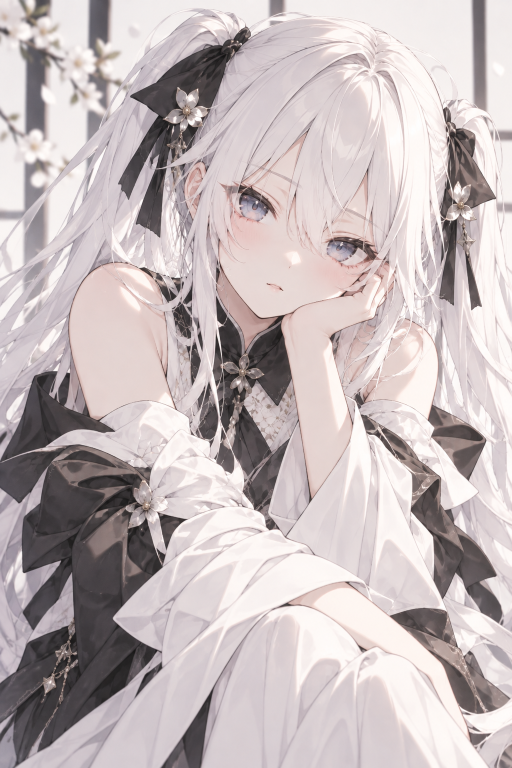
#> input picture sample.png, 1024 x 1536 px (shown at 1/2 size)
$ python render_photobook.py
#> lines starting #> are read from the running program, lines starting #| are printed output that depends on the picture; after the words box and inside, x2 and y2 are one past the last pixel; in counts of white or black regions, pixels touching at a corner belong together
"""Photobook rendering with perspective, lighting and transparent shadows."""
from pathlib import Path
import argparse
import io
from functools import lru_cache
import numpy as np
from PIL import Image, ImageDraw, ImageFilter, ImageOps, ImageCms

ROOT = Path(__file__).resolve().parents[1]
DEFAULT = ROOT / 'sample.png'
OUTPUT = ROOT / 'deliverables' / '画册封面渲染_透明底.png'


def cover_dimensions(path):
    """Read the displayed dimensions, including camera EXIF orientation."""
    with Image.open(path) as image:
        w, h = image.size
        if image.getexif().get(274) in (5, 6, 7, 8):
            w, h = h, w
        return w, h


def read_cover(path):
    with Image.open(path) as src:
        src = ImageOps.exif_transpose(src)
        profile = src.info.get('icc_profile')
        if profile:
            try:
                return ImageCms.profileToProfile(src, ImageCms.ImageCmsProfile(io.BytesIO(profile)),
                                                ImageCms.createProfile('sRGB'), outputMode='RGB')
            except (ValueError, OSError, ImportError):
                if b'sRGB' not in profile:
                    raise RuntimeError('此 Python 的 Pillow 缺少色彩管理模块；请使用 sRGB 封面，或安装完整 Pillow。')
        return src.convert('RGB')


def perspective(texture, corners, size):
    """Find inverse homography from output quadrilateral to texture pixels."""
    tw, th = texture.size
    matrix, rhs = [], []
    for (x, y), (u, v) in zip(corners, [(0, 0), (tw, 0), (tw, th), (0, th)]):
        matrix.extend([[x, y, 1, 0, 0, 0, -u*x, -u*y],
                       [0, 0, 0, x, y, 1, -v*x, -v*y]])
        rhs.extend([u, v])
    if abs(np.cross(np.asarray(corners[1])-corners[0], np.asarray(corners[3])-corners[0])) < .02:
        return Image.new('RGBA', size)
    coeff = np.linalg.solve(np.array(matrix), np.array(rhs))
    return texture.transform(size, Image.Transform.PERSPECTIVE, coeff,
                             Image.Resampling.BICUBIC)


@lru_cache(maxsize=4)
def preview_cover(path, modified):
    image = read_cover(path)
    image.thumbnail((1200, 1800), Image.Resampling.LANCZOS)
    return image


def book_geometry(width, thickness, rotate_x=22, rotate_y=14, rotate_z=-13, aspect=2/3):
    """Rotate a book matching the cover aspect, then project through a camera."""
    if not np.isfinite(aspect) or aspect <= 0:
        raise ValueError('封面宽高比必须为正数')
    angles = np.asarray([rotate_x, rotate_y, rotate_z], dtype=float)
    if not np.all(np.isfinite(angles)) or abs(rotate_x)>55 or abs(rotate_y)>55 or abs(rotate_z)>180:
        raise ValueError('X/Y 角度范围为 -55° 至 55°，Z 为 -180° 至 180°')
    x, y, z = np.radians(angles)
    cx, sx, cy, sy, cz, sz = np.cos(x), np.sin(x), np.cos(y), np.sin(y), np.cos(z), np.sin(z)
    rotation = np.array([[cz,-sz,0],[sz,cz,0],[0,0,1]]) @ np.array([[cy,0,sy],[0,1,0],[-sy,0,cy]]) @ np.array([[1,0,0],[0,cx,-sx],[0,sx,cx]])
    # Normalize the longest side so wide covers stay safely in front of the camera.
    half_h = 1/max(1, aspect)
    half_w = aspect*half_h
    front = np.array([[-half_w,-half_h,0],[half_w,-half_h,0],
                      [half_w,half_h,0],[-half_w,half_h,0]])
    back = front + [0,0,-.085*thickness]
    vertices = np.concatenate([front,back]) @ rotation.T
    projected = vertices[:,:2] * (6/(6-vertices[:,2:3]))
    span = np.ptp(projected,axis=0)
    factor = min(445, 860/span[0], 970/span[1]) * width/1000
    center = (projected.min(axis=0)+projected.max(axis=0))/2
    screen = (projected-center)*factor + np.array([.5,.55])*width
    return screen[:4], screen[4:], rotation


def render(source, output=None, width=2400, thickness=0.9, gloss=0.85, fit='contain',
           rotate_x=22, rotate_y=14, rotate_z=-13, transparent=True):
#> called with width = 2400, thickness = 0.9, gloss = 0.85, fit = 'contain', rotate_x = 22, rotate_y = 14, rotate_z = -13, transparent = True
    size = (int(width), round(width * 1.12))
    scale = width / 1000
    source_w, source_h = cover_dimensions(source)
#> in cover_dimensions, image is the input picture: PIL image 1024x1536 RGB; mean R, G, B 195.8, 185.3, 186.1
#> source_w = 1024; source_h = 1536
    aspect = source_w/source_h
#> aspect = 0.667
    q, base, rotation = book_geometry(width, thickness, rotate_x, rotate_y, rotate_z, aspect)
    # Shadows retain their own alpha; no white matte is baked into the export.
    canvas = Image.new('RGBA', size, (0, 0, 0, 0))
#> canvas: PIL image 2400x2688 RGBA; every value is 0

    def polygon(points, color):
        ImageDraw.Draw(canvas).polygon([tuple(p) for p in points], fill=color)

    # Area-light penumbra + narrower contact shadow, both anchored to the book.
    for shift, blur, alpha in [((10, 15), 13, 38), ((4, 7), 5, 49), ((1, 2), 1.5, 52)]:
        mask = Image.new('L', size)
        pts = base + np.array(shift) * scale
        ImageDraw.Draw(mask).polygon([tuple(p) for p in pts], fill=alpha)
        mask = mask.filter(ImageFilter.GaussianBlur(blur * scale))
        layer = Image.new('RGBA', size, (58, 53, 48, 0))
        layer.putalpha(mask)
        canvas = Image.alpha_composite(canvas, layer)
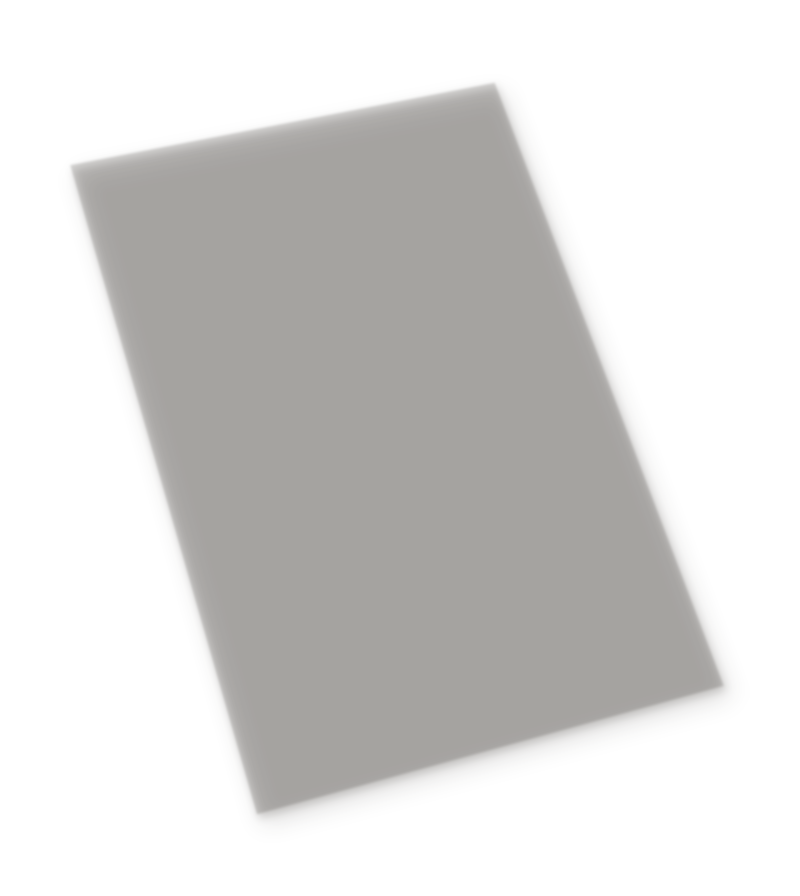
#> canvas: PIL image 2400x2688 RGBA (shown at 1/3 size); mean R, G, B, A 28.3, 25.9, 23.5, 48.9; transparent parts drawn white
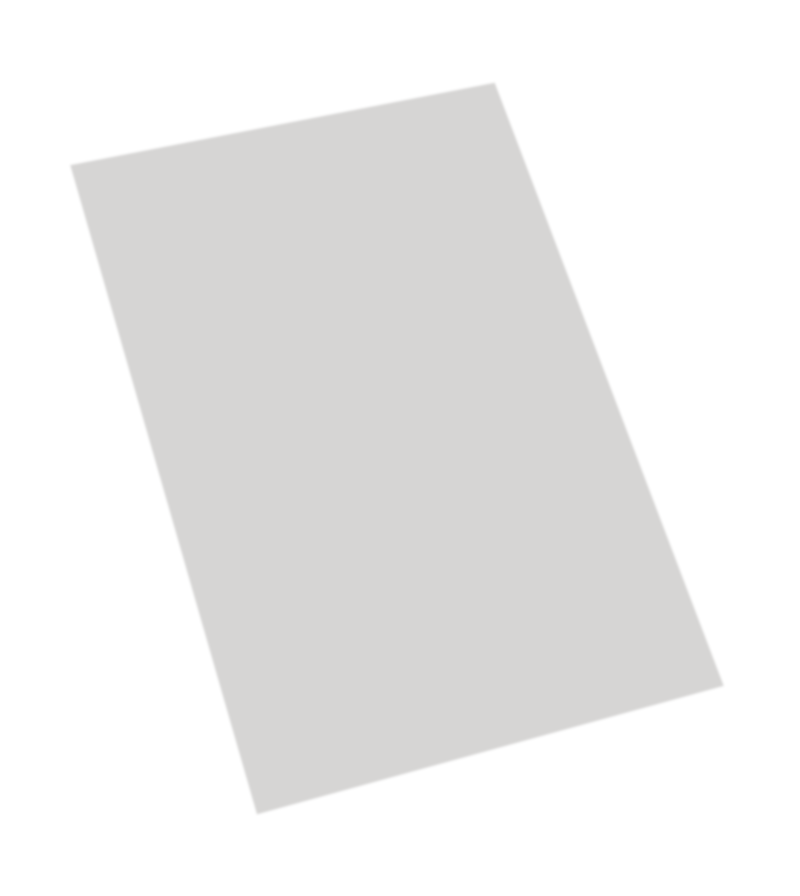
#> layer: PIL image 2400x2688 RGBA (shown at 1/3 size); mean R, G, B, A 58, 53, 48, 21.8; transparent parts drawn white
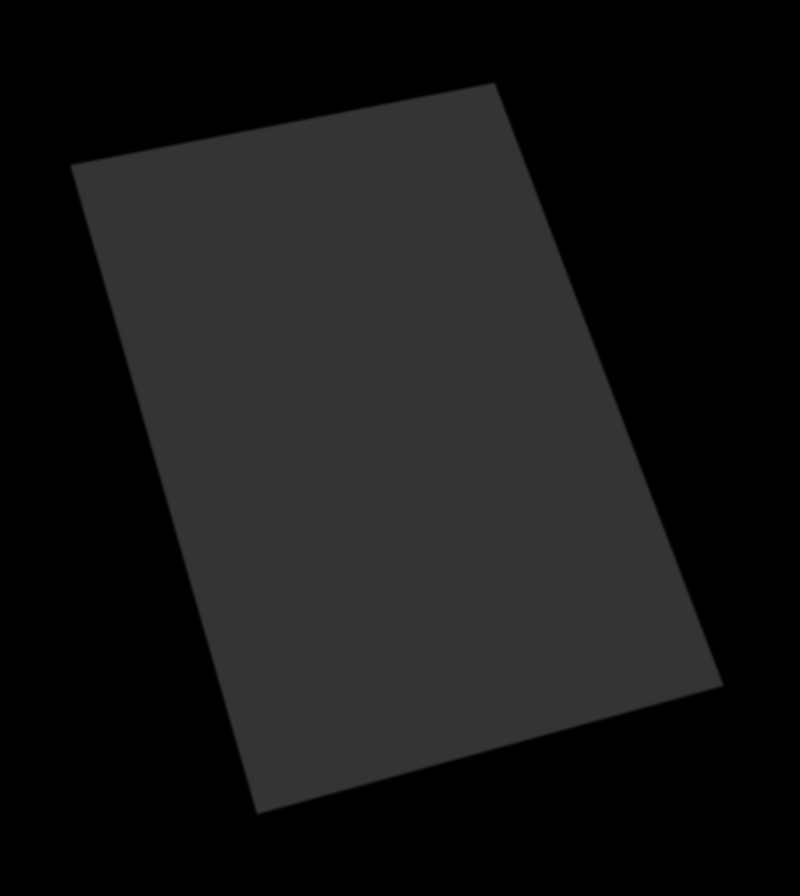
#> mask: PIL image 2400x2688 L (shown at 1/3 size); min 0, max 52, mean 21.8

    image = (preview_cover(str(Path(source).resolve()), Path(source).stat().st_mtime_ns).copy()
             if width <= 800 else read_cover(source))
    texture_scale = width*1.02/max(source_w, source_h)
#> texture_scale = 1.59
    texsize = (max(1, round(source_w*texture_scale)), max(1, round(source_h*texture_scale)))
#> texsize = (1632, 2448)
    # The entire image maps to a cover of the same ratio. Legacy fit is ignored.
    image = image.resize(texsize, Image.Resampling.LANCZOS)
#> image: PIL image 1632x2448 RGB

    # Deterministic material response in cover coordinates. Broad softbox reflection,
    # narrow spine roll, hinge groove and edge falloff. No painted content is added.
    w, h = texsize
#> w = 1632; h = 2448
    u = np.linspace(0, 1, w, dtype=np.float32)[None, :]
    v = np.linspace(0, 1, h, dtype=np.float32)[:, None]
#> v = 2448 values from 0 to 1
    shade = 1 - .13*np.exp(-u/.018) - .065*np.exp(-((u-.032)/.008)**2)
    shade = shade - .04*u - .018*v
    # A broad reflected rectangular softbox, with Gaussian-softened boundaries.
    # It runs down the right side, leaving facial detail unobscured.
    softbox = Image.new('L', texsize)
#> softbox: PIL image 1632x2448 L; every value is 0
    light_shift = (rotate_y-14)*.006 + (rotate_x-22)*.003
    ImageDraw.Draw(softbox).polygon([(int((x+light_shift)*w), int(y*h)) for x, y in
        [(.30, -.15), (.61, -.15), (1.20, .95), (.99, .95)]], fill=255)
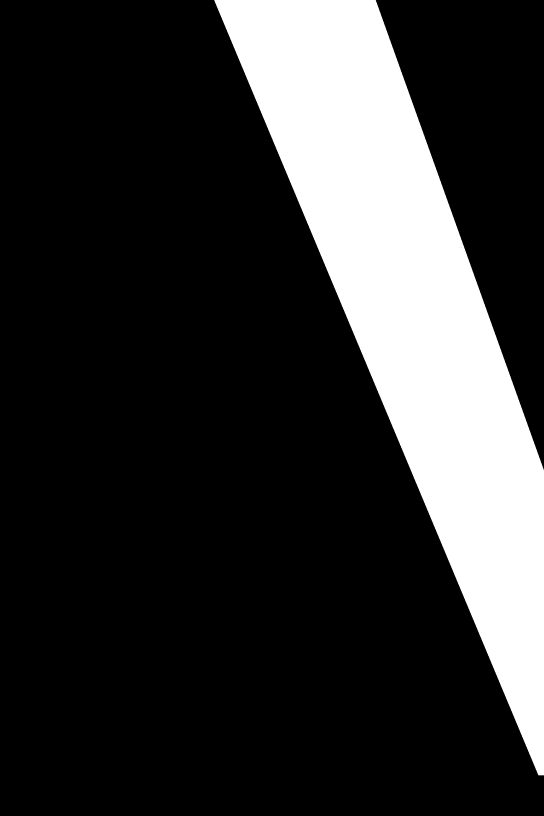
#> softbox: PIL image 1632x2448 L (shown at 1/3 size); 20.4% white; 1 white region, box (x1, y1, x2, y2) and area: (643, 0, 1632, 2326) 814248
    softbox = np.asarray(softbox.filter(ImageFilter.GaussianBlur(w*.022)), dtype=np.float32)/255
#> softbox: shape (2448, 1632) float32
    highlight = np.clip((.12*np.exp(-((u-.016)/.009)**2)
                 + .39*softbox*(1-.48*v)
                 + .075*np.exp(-((u-.43-light_shift-.52*v)/.022)**2)) * gloss, 0, .8)
    arr = np.asarray(image, dtype=np.float32) / 255
    # Apply material lighting in linear light, then encode back into sRGB.
    linear = np.where(arr <= .04045, arr/12.92, ((arr+.055)/1.055)**2.4)
    linear = linear*shade[..., None]
    linear = linear*(1-highlight[..., None]) + highlight[..., None]
    srgb = np.where(linear <= .0031308, linear*12.92, 1.055*np.maximum(linear, 0)**(1/2.4)-.055)
    texture = Image.fromarray(np.uint8(np.clip(srgb*255, 0, 255))).convert('RGBA')
    # Blur only the rolled spine margin, never the full cover artwork.
    seam_mask = np.broadcast_to(np.uint8(255*np.exp(-(u/.012)**2)), (h, w)).copy()
    texture = Image.composite(texture.filter(ImageFilter.GaussianBlur(w*.003)), texture,
                              Image.fromarray(seam_mask))
    # Wrapped cover material: the actual left photo edge continues onto the spine.
    # Mirror its narrow margin so the inner spine edge meets the same cover pixels.
    strip = ImageOps.mirror(texture.crop((0, 0, min(w, max(8, round(w*.024))), h)))
    strip = strip.filter(ImageFilter.GaussianBlur(max(.5, w*.0012)))
    strip_arr = np.asarray(strip).copy()
    roll = np.linspace(.72, 1, strip.width, dtype=np.float32)[None, :, None]
#> roll = 39 values from 0.72 to 1
    strip_arr[:, :, :3] = (strip_arr[:, :, :3]*roll).astype(np.uint8)
    strip = Image.fromarray(strip_arr)
    polygon(base, (126, 124, 128, 255))
#> in polygon, `ImageDraw.Draw(canvas).polygon([tuple(p) for p in points], fill=color)`:
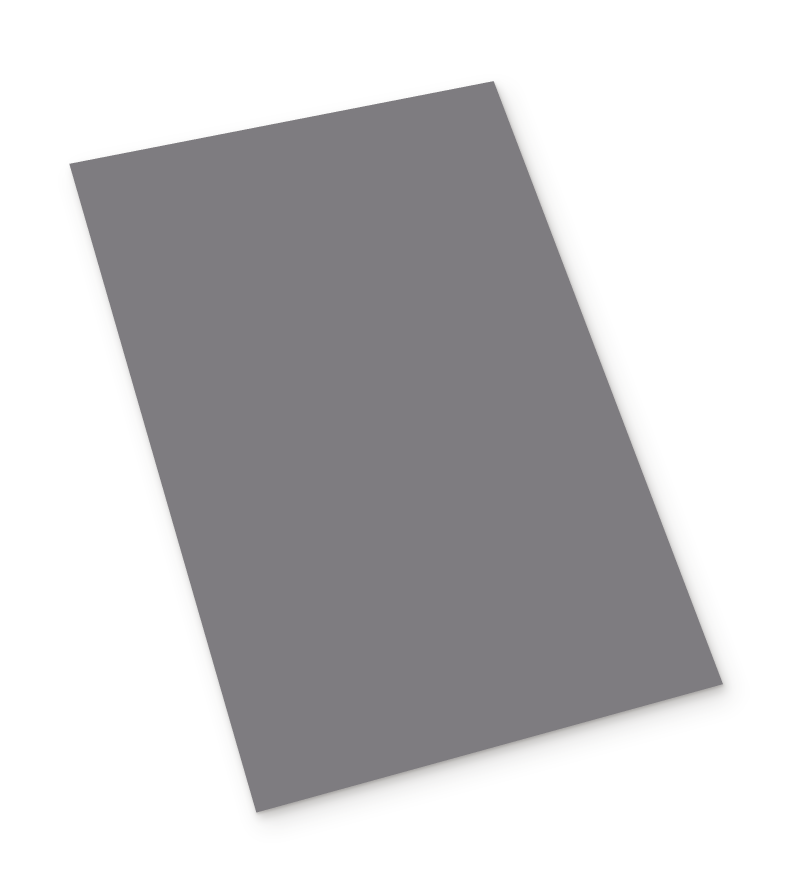
#> canvas: PIL image 2400x2688 RGBA (shown at 1/3 size); mean R, G, B, A 56.9, 55.7, 57, 108.1; transparent parts drawn white
    if (rotation @ [-1,0,0])[2] > 1e-6:
        canvas = Image.alpha_composite(canvas, perspective(strip, [base[0], q[0], q[3], base[3]], size))
#> the loop in perspective, `for (x, y), (u, v) in zip(corners, [(0, 0), (tw, 0), (tw, th), (0, th)..` made 4 passes
#> (x, y, u, v) on passes 1 to 4: (208.7, 491.1, 0, 0), (208.7, 450.3, 39, 0), (776.4, 2416.1, 39, 2448), (769.4, 2437.9, 0, 2448)
#> after the loop in perspective, `for (x, y), (u, v) in zip(corners, [(0, 0), (tw, 0), (tw, th), (0, th)..`: matrix = 8 items; rhs = [0, 0, 39, 0, 39, 2448, 0, 2448]
#> in perspective, `coeff = np.linalg.solve(np.array(matrix), np.array(rhs))`: coeff = [3.78, -1.09, -254.3, 5.57, -0.00211, -1161.6, 0.00133, -0.000307]
#> in perspective, `return texture.transform(size, Image.Transform.PERSPECTIVE, coeff, Ima..`:
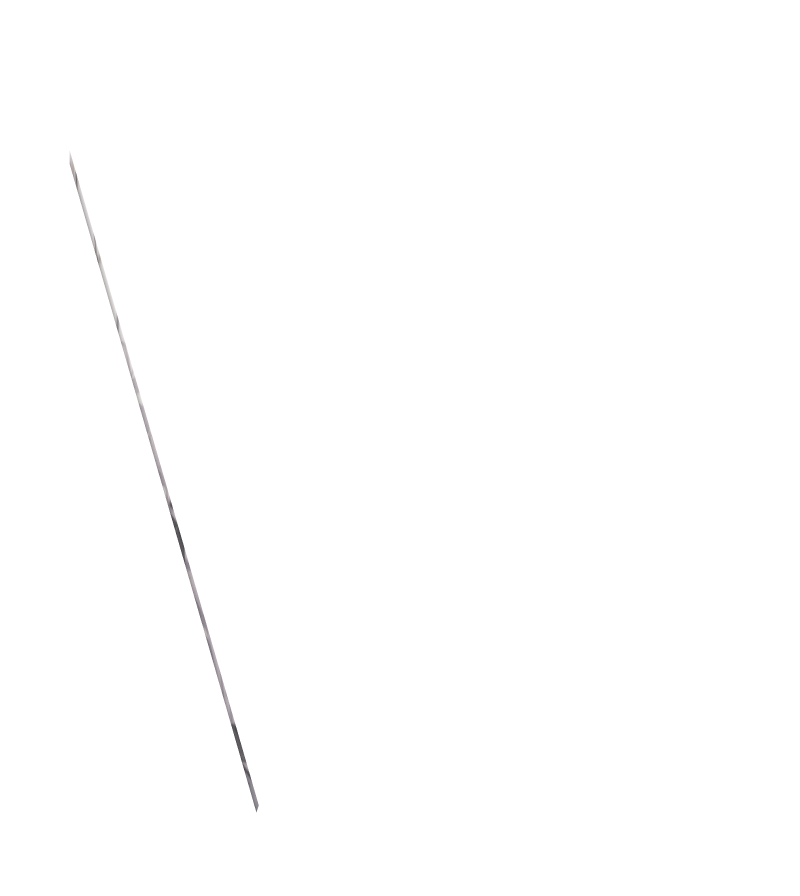
#> returned value: PIL image 2400x2688 RGBA (shown at 1/3 size); mean R, G, B, A 0.6, 0.6, 0.6, 1; transparent parts drawn white

    # Render only visible end faces, so top/right pages appear when the book turns.
    for a, b, normal, edge in [
        (3,2,[0,1,0],texture.crop((0,max(0,h-5),w,h))),
        (0,1,[0,-1,0],texture.crop((0,0,w,min(5,h)))),
        (1,2,[1,0,0],texture.crop((max(0,w-5),0,w,h)).transpose(Image.Transpose.ROTATE_90))]:
        if (rotation @ normal)[2] <= 1e-6:
            continue
        da, db = base[a]-q[a], base[b]-q[b]
        canvas = Image.alpha_composite(canvas, perspective(edge,
            [q[a]+da*.88,q[b]+db*.88,base[b],base[a]],size))
        length = np.linalg.norm(q[b]-q[a])
        axis = (q[b]-q[a])/length*min(3*scale, length*.1)
        left,right = q[a]+axis,q[b]-axis
        polygon([left+da*.16,right+db*.16,right+db*.87,left+da*.87],(221,218,208,255))
        draw = ImageDraw.Draw(canvas)
        for i,t in enumerate(np.linspace(.20,.83,max(5,round(thickness*15)))):
            color = (185,182,173,255) if i%3==0 else (240,237,227,255)
            draw.line([tuple(left+da*t),tuple(right+db*t)],fill=color,width=max(1,round(scale*.3)))
        draw.line([tuple(left+da*.17),tuple(right+db*.17)],fill=(111,108,104,255),width=max(1,round(scale*.7)))
        canvas = Image.alpha_composite(canvas,perspective(edge,[q[a],q[b],q[b]+db*.13,q[a]+da*.13],size))
#> this loop made 3 passes
#> (a, b, normal) on passes 2 to 3: (0, 1, [0, -1, 0]), (1, 2, [1, 0, 0])
#> (a, b, normal, da, db, length) on pass 1: (3, 2, [0, 1, 0], [-7.03, 21.79], [-23.24, 25.15], 1467.3)
    canvas = Image.alpha_composite(canvas, perspective(texture, q, size))
#> call 4 of perspective, with corners = array of shape (4, 2), size = (2400, 2688)
#> in perspective (call 4), `return texture.transform(size, Image.Transform.PERSPECTIVE, coeff, Ima..`:
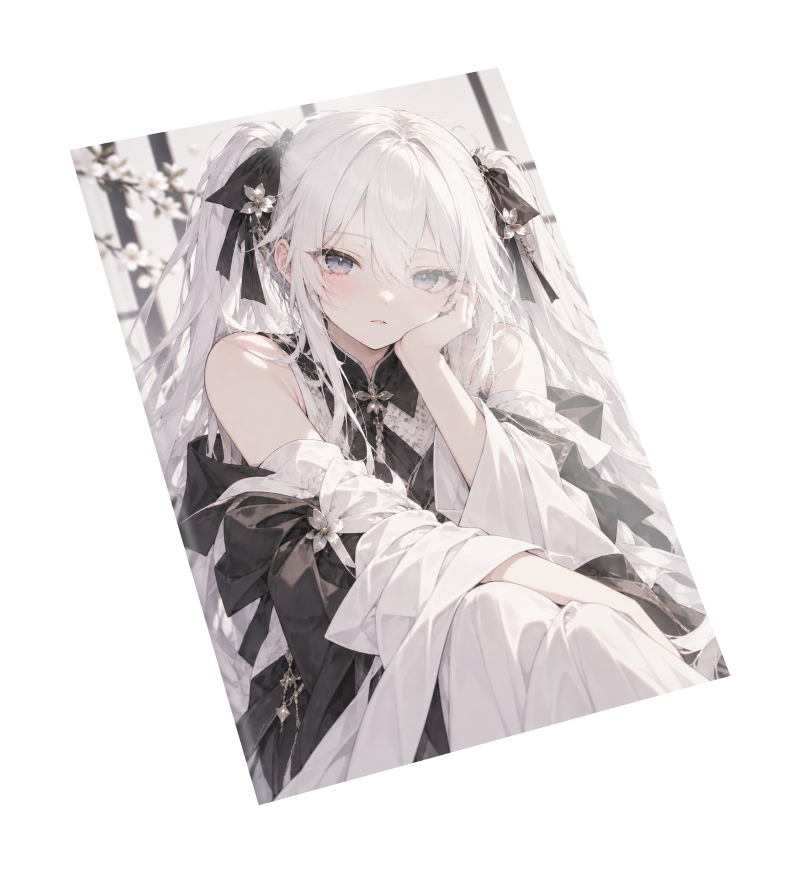
#> returned value: PIL image 2400x2688 RGBA (shown at 1/3 size); mean R, G, B, A 82.7, 78.7, 79.1, 109.1; transparent parts drawn white
    edges = Image.new('RGBA', size)
    d = ImageDraw.Draw(edges)
    d.line([tuple(q[3]), tuple(q[0]), tuple(q[1])], fill=(255, 255, 249, 105), width=max(1, round(scale*.6)))
    d.line([tuple(q[1]), tuple(q[2]), tuple(q[3])], fill=(53, 51, 47, 55), width=max(1, round(scale*.45)))
    result = Image.alpha_composite(canvas, edges)
    if not transparent:
        result = Image.alpha_composite(Image.new('RGBA', size, (250,250,249,255)), result).convert('RGB')
    if output:
        output = Path(output)
        output.parent.mkdir(parents=True, exist_ok=True)
        try:
            profile = ImageCms.ImageCmsProfile(ImageCms.createProfile('sRGB')).tobytes()
        except ImportError:
            with Image.open(source) as original:
                profile = original.info.get('icc_profile')
        result.save(output, dpi=(300, 300), **({'icc_profile': profile} if profile else {}))
    return result


def gui():
    from photobook_ui import launch
    launch(render, DEFAULT)


if __name__ == '__main__':
    parser = argparse.ArgumentParser(description=__doc__)
    parser.add_argument('--cover', type=Path, default=DEFAULT)
    parser.add_argument('--output', type=Path, default=OUTPUT)
    parser.add_argument('--width', type=int, default=2400)
    parser.add_argument('--thickness', type=float, default=.9)
    parser.add_argument('--gloss', type=float, default=.85)
    parser.add_argument('--fit', choices=['contain', 'crop'], default='contain', help=argparse.SUPPRESS)
    parser.add_argument('--gui', action='store_true')
    parser.add_argument('--rotate-x', type=float, default=22)
    parser.add_argument('--rotate-y', type=float, default=14)
    parser.add_argument('--rotate-z', type=float, default=-13)
    parser.add_argument('--opaque', action='store_true', help='Use a white background instead of transparent PNG')
    args = parser.parse_args()
    if args.gui:
        gui()
    else:
        if not 400 <= args.width <= 5000:
            parser.error('--width must be between 400 and 5000')
        render(args.cover, args.output, args.width, args.thickness, args.gloss, args.fit,
               args.rotate_x, args.rotate_y, args.rotate_z, transparent=not args.opaque)
        print(args.output)
